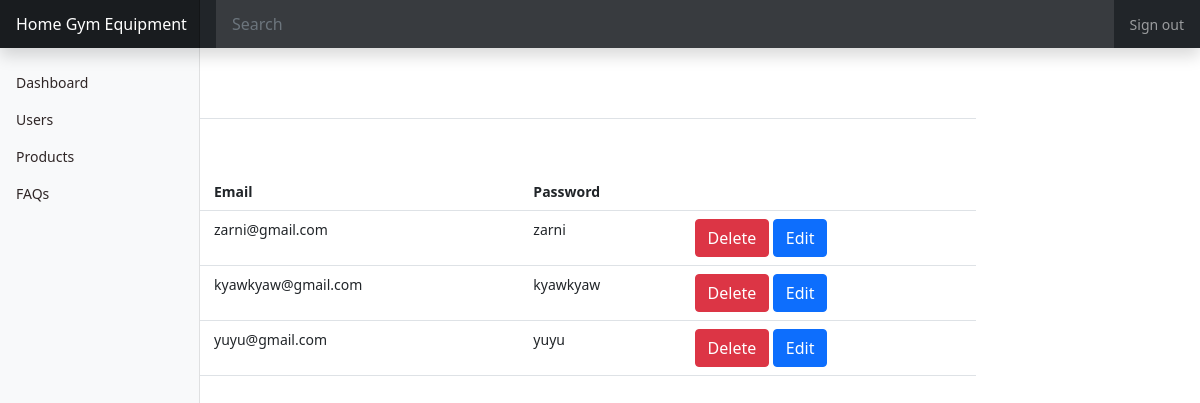
The app's page /userindex.php (signed in), older data.
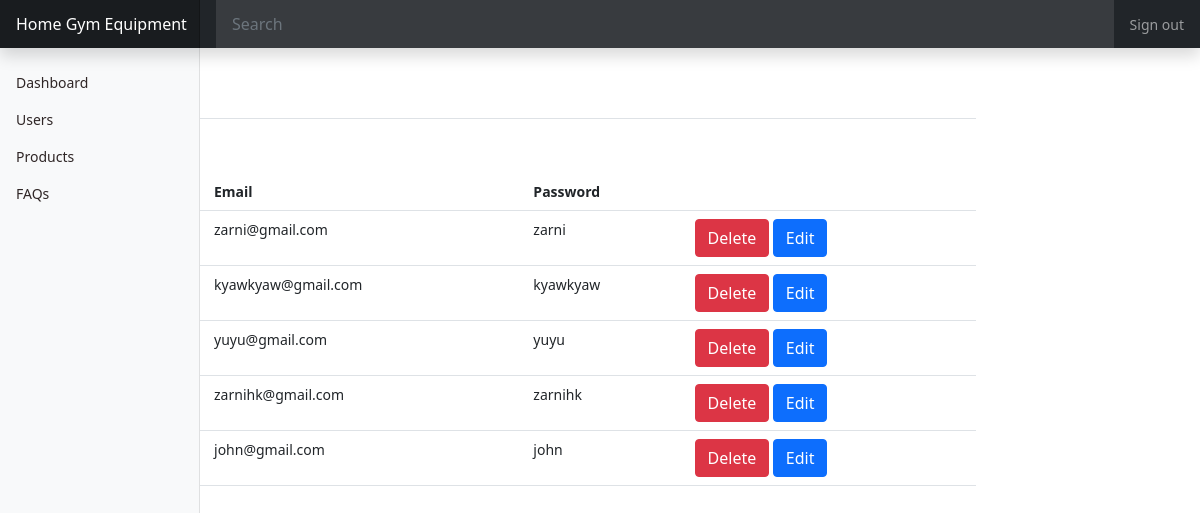
The same page, newer data.
### tables this page shows
CREATE TABLE IF NOT EXISTS `users` (
  `id` int(11) NOT NULL AUTO_INCREMENT,
  `firstname` varchar(255) NOT NULL,
  `surname` varchar(255) NOT NULL,
  `email` varchar(255) NOT NULL,
  `password` varchar(255) NOT NULL,
  PRIMARY KEY (`id`)
);

### userindex.php (the view)
<?php
    include('adminheader.php');
    include('dbconfig.php');
    $sql = "SELECT * FROM users";
    $result = $conn->query($sql);
?>
<div class="container-fluid">
    <div class="row">
        <?php include('sidebar.php');?>
        <main class="col-md-9 ml-sm-auto col-lg-10 px-md-4">
            <div
                class="d-flex justify-content-between flex-wrap flex-md-nowrap align-items-center pt-3 pb-2 mb-3 border-bottom">
                <h1 class="h2">Users</h1>
            </div>
            <div class="row">
                <div class="col-md-12">
                    <a href="userform.php" class="btn btn-warning">Add User</a>
                    <?php
                    if($result->num_rows > 0)
                    {
                ?>
                    <table class="table">
                        <tr>
                            <th>User Name</th>
                            <th>Email</th>
                            <th>Password</th>
                            <th></th>
                        </tr>
                        <?php
                            while($row = $result->fetch_assoc())
                            {
                        ?>
                        <tr>
                            <td><?php echo $row['firstname'].'-'.$row['surname'];?></td>
                            <td><?php echo $row['email'];?></td>
                            <td><?php echo $row['password'];?></td>
                            <td>
                                <a href="userdelete.php?id=<?php echo $row['id'];?>" class="btn btn-danger">Delete</a>
                                <a href="useredit.php?id=<?php echo $row['id'];?>" class="btn btn-primary">Edit</a>
                            </td>
                        </tr>
                        <?php
                            }
                        ?>
                    </table>
                    <?php
                    }else{
                        echo "There is no records.";
                    }
                ?>
                </div>
            </div>
        </main>
    </div>
</div>
<?php include('adminfooter.php');?>

### adminheader.php (shortened to what this page needs)
<!doctype html>
<html lang="en">
<head>
    <link rel="stylesheet" href="https://stackpath.bootstrapcdn.com/bootstrap/5.0.0-alpha1/css/bootstrap.min.css"
>
</head>
<body>
    <nav class="navbar navbar-dark sticky-top bg-dark flex-md-nowrap p-0 shadow">
        <a class="navbar-brand col-md-3 col-lg-2 mr-0 px-3" href="adminindex.php">Home Gym Equipment</a>
        <input class="form-control form-control-dark w-100" type="text" placeholder="Search" aria-label="Search">
        <ul class="navbar-nav px-3">
            <li class="nav-item text-nowrap">
                <a class="nav-link" href="logout.php">Sign out</a>
            </li>
        </ul>
    </nav>

### sidebar.php (shortened to what this page needs)
<nav id="sidebarMenu" class="col-md-3 col-lg-2 d-md-block bg-light sidebar collapse">
                <div class="position-sticky pt-3">
                    <ul class="nav flex-column">
                        <li class="nav-item">
                            <a class="nav-link" href="adminindex.php">
                                Dashboard
                            </a>
                        </li>
                        <li class="nav-item">
                            <a class="nav-link" href="userindex.php">
                                Users
                            </a>
                        </li>
                        <li class="nav-item">
                            <a class="nav-link" href="productindex.php">
                                Products
                            </a>
                        </li>
                        <li class="nav-item">
                            <a class="nav-link" href="faqindex.php">
                                FAQs
                            </a>
                        </li>
                    </ul>
                </div>
            </nav>

### adminfooter.php (shortened to what this page needs)
</body>
</html>

### adminheader.php (style rules this page uses)
body { font-size: .875rem; }
.sidebar { position: fixed; top: 0; bottom: 0; left: 0; z-index: 100; padding: 48px 0 0; box-shadow: inset -1px 0 0 rgba(0, 0, 0, .1); }
.sidebar .nav-link { font-weight: 500; color:#2f2626; }
.navbar-brand { padding-top: .75rem; padding-bottom: .75rem; font-size: 1rem; background-color: rgba(0, 0, 0, .25); box-shadow: inset -1px 0 0 rgba(0, 0, 0, .25); }
.navbar .form-control { padding: .75rem 1rem; border-width: 0; border-radius: 0; }
.form-control-dark { color: #fff; background-color: rgba(255, 255, 255, .1); border-color: rgba(255, 255, 255, .1); }

Row changes from the older to the newer data that the page shows:
added users: email "zarnihk@gmail.com", password "zarnihk"
added users: email "john@gmail.com", password "john"
